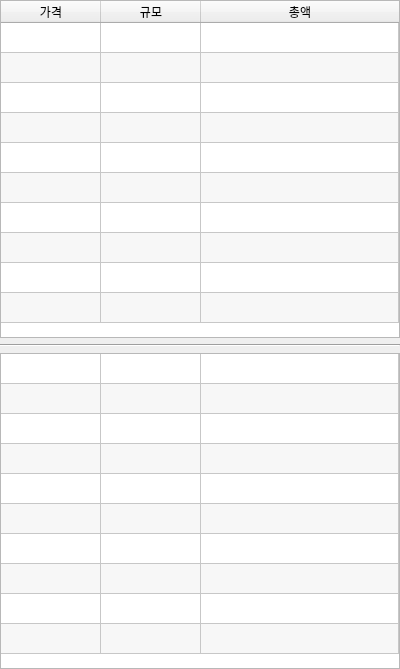
<?xml version="1.0" encoding="UTF-8"?>
<ui version="4.0">
 <class>Form</class>
 <widget class="QWidget" name="Form">
  <property name="geometry">
   <rect>
    <x>0</x>
    <y>0</y>
    <width>400</width>
    <height>667</height>
   </rect>
  </property>
  <property name="minimumSize">
   <size>
    <width>400</width>
    <height>0</height>
   </size>
  </property>
  <property name="windowTitle">
   <string>Form</string>
  </property>
  <layout class="QVBoxLayout" name="verticalLayout">
   <property name="leftMargin">
    <number>0</number>
   </property>
   <property name="topMargin">
    <number>0</number>
   </property>
   <property name="rightMargin">
    <number>0</number>
   </property>
   <property name="bottomMargin">
    <number>0</number>
   </property>
   <item>
    <widget class="QTableWidget" name="tableAsks">
     <property name="sizePolicy">
      <sizepolicy hsizetype="Minimum" vsizetype="Minimum">
       <horstretch>0</horstretch>
       <verstretch>0</verstretch>
      </sizepolicy>
     </property>
     <property name="sizeAdjustPolicy">
      <enum>QAbstractScrollArea::AdjustToContents</enum>
     </property>
     <property name="editTriggers">
      <set>QAbstractItemView::NoEditTriggers</set>
     </property>
     <property name="tabKeyNavigation">
      <bool>false</bool>
     </property>
     <property name="showDropIndicator" stdset="0">
      <bool>false</bool>
     </property>
     <property name="dragDropOverwriteMode">
      <bool>false</bool>
     </property>
     <property name="alternatingRowColors">
      <bool>true</bool>
     </property>
     <property name="rowCount">
      <number>10</number>
     </property>
     <property name="columnCount">
      <number>3</number>
     </property>
     <attribute name="horizontalHeaderStretchLastSection">
      <bool>true</bool>
     </attribute>
     <attribute name="verticalHeaderVisible">
      <bool>false</bool>
     </attribute>
     <row/>
     <row/>
     <row/>
     <row/>
     <row/>
     <row/>
     <row/>
     <row/>
     <row/>
     <row/>
     <column>
      <property name="text">
       <string>가격</string>
      </property>
     </column>
     <column>
      <property name="text">
       <string>규모</string>
      </property>
     </column>
     <column>
      <property name="text">
       <string>총액</string>
      </property>
     </column>
    </widget>
   </item>
   <item>
    <widget class="Line" name="line">
     <property name="orientation">
      <enum>Qt::Horizontal</enum>
     </property>
    </widget>
   </item>
   <item>
    <widget class="QTableWidget" name="tableBids">
     <property name="sizePolicy">
      <sizepolicy hsizetype="Minimum" vsizetype="Minimum">
       <horstretch>0</horstretch>
       <verstretch>0</verstretch>
      </sizepolicy>
     </property>
     <property name="sizeAdjustPolicy">
      <enum>QAbstractScrollArea::AdjustToContents</enum>
     </property>
     <property name="editTriggers">
      <set>QAbstractItemView::NoEditTriggers</set>
     </property>
     <property name="tabKeyNavigation">
      <bool>false</bool>
     </property>
     <property name="showDropIndicator" stdset="0">
      <bool>false</bool>
     </property>
     <property name="dragDropOverwriteMode">
      <bool>false</bool>
     </property>
     <property name="alternatingRowColors">
      <bool>true</bool>
     </property>
     <property name="rowCount">
      <number>10</number>
     </property>
     <property name="columnCount">
      <number>3</number>
     </property>
     <attribute name="horizontalHeaderVisible">
      <bool>false</bool>
     </attribute>
     <attribute name="horizontalHeaderStretchLastSection">
      <bool>true</bool>
     </attribute>
     <attribute name="verticalHeaderVisible">
      <bool>false</bool>
     </attribute>
     <row/>
     <row/>
     <row/>
     <row/>
     <row/>
     <row/>
     <row/>
     <row/>
     <row/>
     <row/>
     <column/>
     <column/>
     <column/>
    </widget>
   </item>
  </layout>
 </widget>
 <resources/>
 <connections/>
</ui>
